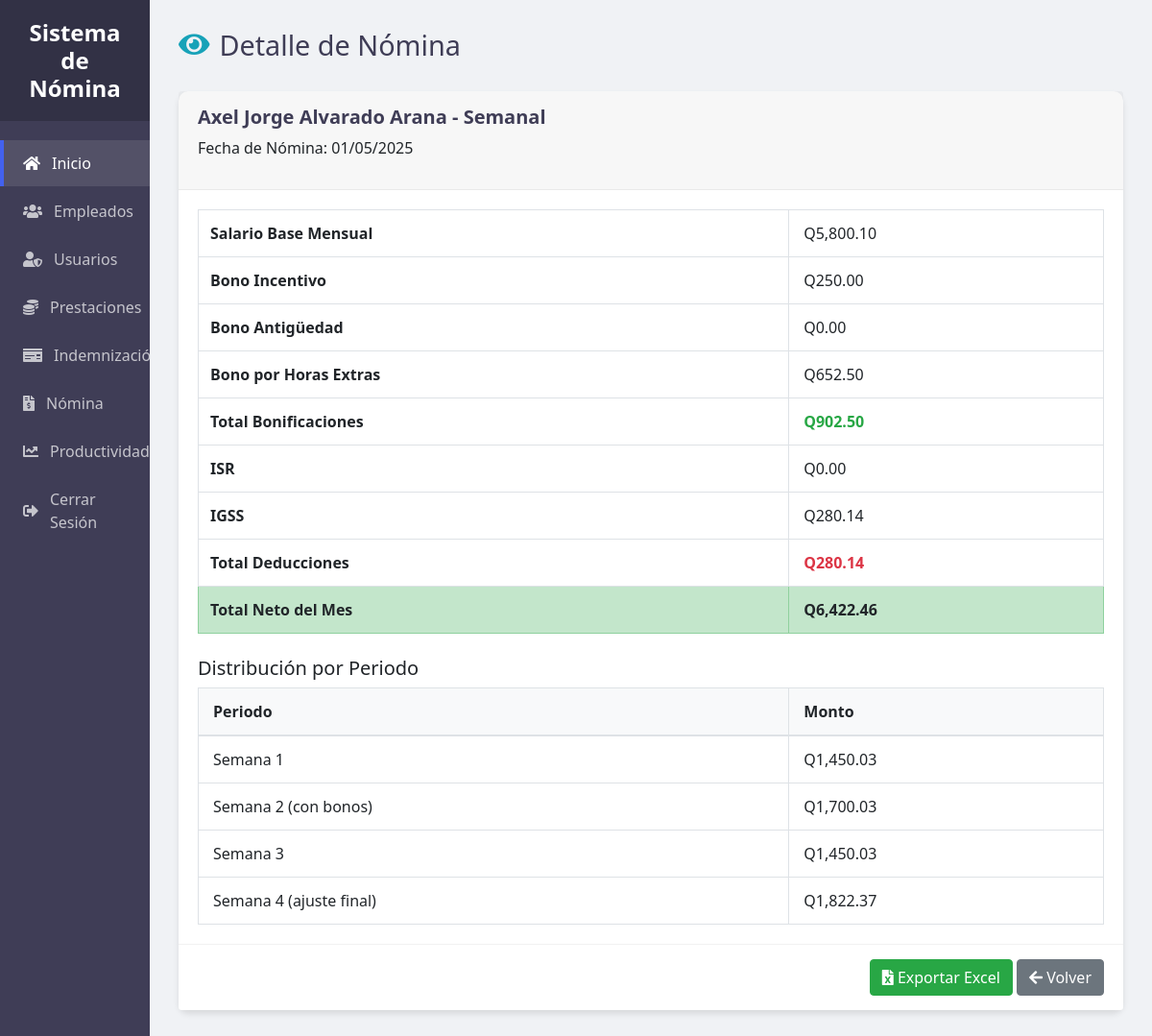
The page /ProyectoNomina/index.php?controller=nomina&action=detalle&id=30 (signed in) on the database its author committed.
### tables this page shows
CREATE TABLE `nomina` (
  `ID_Nomina` int(11) NOT NULL AUTO_INCREMENT,
  `ID_Emp` int(11) NOT NULL,
  `Tipo_Nomina` enum('Semanal','Quincenal','Mensual') NOT NULL,
  `Fecha_Nomina` date NOT NULL,
  `Salario_Base` decimal(10,2) NOT NULL,
  `Bono_Incentivo` decimal(10,2) DEFAULT 250.00,
  `Bono_Antiguedad` decimal(10,2) DEFAULT 0.00,
  `Bono_HorasExtras` decimal(10,2) DEFAULT 0.00,
  `ISR` decimal(10,2) DEFAULT 0.00,
  `IGSS` decimal(10,2) DEFAULT 0.00,
  `Total_Neto` decimal(10,2) NOT NULL,
  PRIMARY KEY (`ID_Nomina`),
  KEY `ID_Emp` (`ID_Emp`),
  CONSTRAINT `nomina_ibfk_1` FOREIGN KEY (`ID_Emp`) REFERENCES `empleado` (`ID_Emp`)
);

### ProyectoNomina/Controllers/NominaController.php (called while the page is built, shortened)
<?php
require_once __DIR__ . '/../Models/NominaModelo.php';
class NominaController {
    private $nomina;
    public function __construct() {
        $this->nomina = new NominaModelo(db::conectar());
    }
    public function detalle() {
        $id = $_GET['id'] ?? null;
        $nomina = $this->nomina->obtenerNominaPorId($id);
        $detalle = $this->nomina->calcularDistribucion($id);
        $resumen = $this->nomina->resumenNomina($id);
        require_once 'Views/nomina/detalle.php';
    }
}

### ProyectoNomina/Config/db.php (called while the page is built)
<?php
if (!class_exists('db')) {
    class db {
        private static $conn;
        public static function conectar() {
            if (self::$conn === null) {
                try {
                    self::$conn = new PDO("mysql:host=127.0.0.1:3308;dbname=rrhh", "root", "1234");
                    self::$conn->setAttribute(PDO::ATTR_ERRMODE, PDO::ERRMODE_EXCEPTION);
                } catch (PDOException $e) {
                    die("Error de conexión: " . $e->getMessage());
                }
            }
            return self::$conn;
        }
    }
}
?>

### ProyectoNomina/Models/NominaModelo.php (called while the page is built, shortened)
<?php
require_once __DIR__ . '/../Config/db.php';
class NominaModelo {
    private $conn;
    public function __construct($db) {
        $this->conn = $db;
    }
    public function obtenerNominaPorId($id) {
        $stmt = $this->conn->prepare("CALL spObtenerNominaPorId(:id)");
        $stmt->bindParam(':id', $id, PDO::PARAM_INT);
        $stmt->execute();
        return $stmt->fetch(PDO::FETCH_ASSOC);
    }
    public function calcularDistribucion($id) {
        $stmt = $this->conn->prepare("CALL spDistribucionNomina(:id)");
        $stmt->bindParam(':id', $id, PDO::PARAM_INT);
        $stmt->execute();
        return $stmt->fetchAll(PDO::FETCH_ASSOC);
    }
    public function resumenNomina($id) {
        $stmt = $this->conn->prepare("CALL spResumenNomina(:id)");
        $stmt->bindParam(':id', $id, PDO::PARAM_INT);
        $stmt->execute();
        return $stmt->fetch(PDO::FETCH_ASSOC);
    }
}

### ProyectoNomina/Views/Nomina/detalle.php (the view, shortened to what this page needs)
<!DOCTYPE html>
<html lang="es">
<head>
    <link rel="stylesheet" href="https://cdn.jsdelivr.net/npm/bootstrap@4.6.2/dist/css/bootstrap.min.css">
    <link rel="stylesheet" href="https://cdnjs.cloudflare.com/ajax/libs/font-awesome/5.15.4/css/all.min.css">
    <link rel="stylesheet" href="Public/CSS/styleVerEmp.css">
</head>
<body>
    <div class="sidebar">
        <div class="sidebar-header">
            <h3>Sistema de Nómina</h3>
        </div>
        <ul class="sidebar-menu">
            <li><a href="index.php"  class="active"><i class="fas fa-home"></i> Inicio</a></li>
            <?php if ($_SESSION['Rol'] === 'admin'): ?>
                <li><a href="index.php?controller=empleado&action=ver"><i class="fas fa-users"></i> Empleados</a></li>
                <li><a href="index.php?controller=usuario&action=ver"><i class="fas fa-user-shield"></i> Usuarios</a></li>
            <?php endif; ?>
            <li><a href="index.php?controller=prestacion&action=ver"><i class="fas fa-coins"></i> Prestaciones</a></li>
            <li><a href="index.php?controller=indemnizacion&action=ver"><i class="fas fa-money-check"></i> Indemnización</a></li>
            <li><a href="index.php?controller=nomina&action=ver"><i class="fas fa-file-invoice-dollar"></i> Nómina</a></li>
        <li><a href="index.php?controller=productividad&action=ver"><i class="fas fa-chart-line"></i> Productividad</a></li>
        <li><a href="index.php?controller=login&action=logout"><i class="fas fa-sign-out-alt"></i> Cerrar Sesión</a></li>
        </ul>
    </div>
    <div class="main-content">
        <div class="content-container">
            <div class="header">
                <div class="header-title">
                    <h1><i class="fas fa-eye text-info"></i> Detalle de Nómina</h1>
                </div>
            </div>
            <div class="card">
                <div class="card-header">
                    <h5><?= $nomina['nombre_empleado'] ?> - <?= $nomina['Tipo_Nomina'] ?></h5>
                    <p>Fecha de Nómina: <?= date('d/m/Y', strtotime($nomina['Fecha_Nomina'])) ?></p>
                </div>
                <div class="card-body">
                    <table class="table table-bordered">
                        <tbody>
                            <tr><th>Salario Base Mensual</th><td>Q<?= number_format($resumen['salario_base'], 2) ?></td></tr>
                            <tr><th>Bono Incentivo</th><td>Q<?= number_format($resumen['bono_incentivo'], 2) ?></td></tr>
                            <tr><th>Bono Antigüedad</th><td>Q<?= number_format($resumen['bono_antiguedad'], 2) ?></td></tr>
                            <tr><th>Bono por Horas Extras</th><td>Q<?= number_format($resumen['bono_horas_extras'], 2) ?></td></tr>
                            <tr><th>Total Bonificaciones</th><td class="text-success font-weight-bold">Q<?= number_format($resumen['total_bonos'], 2) ?></td></tr>
                            <tr><th>ISR</th><td>Q<?= number_format($resumen['ISR'], 2) ?></td></tr>
                            <tr><th>IGSS</th><td>Q<?= number_format($resumen['IGSS'], 2) ?></td></tr>
                            <tr><th>Total Deducciones</th><td class="text-danger font-weight-bold">Q<?= number_format($resumen['total_deducciones'], 2) ?></td></tr>
                            <tr class="table-success">
                                <th>Total Neto del Mes</th>
                                <td><strong>Q<?= number_format($resumen['total_neto'], 2) ?></strong></td>
                            </tr>
                        </tbody>
                    </table>
                    <?php if (!empty($detalle)): ?>
                        <h5 class="mt-4">Distribución por Periodo</h5>
                        <table class="table table-sm table-bordered">
                            <thead><tr><th>Periodo</th><th>Monto</th></tr></thead>
                            <tbody>
                                <?php foreach ($detalle as $fila): ?>
                                    <tr>
                                        <td><?= $fila['periodo'] ?></td>
                                        <td>Q<?= number_format($fila['monto'], 2) ?></td>
                                    </tr>
                                <?php endforeach; ?>
                            </tbody>
                        </table>
                    <?php endif; ?>
                </div>
                <div class="card-footer text-right">
                    <a href="core/exportar_detalle.php?id=<?= $nomina['ID_Nomina'] ?>" class="btn btn-success">
                        <i class="fas fa-file-excel"></i> Exportar Excel
                    </a>
                    <a href="index.php?controller=nomina&action=ver" class="btn btn-secondary">
                        <i class="fas fa-arrow-left"></i> Volver
                    </a>
                </div>
            </div>
        </div>
    </div>
</body>
</html>

### ProyectoNomina/Public/CSS/styleVerEmp.css (style rules this page uses)
:root { --primary: #4361ee; --secondary: #3f3d56; --success: #23a359; --danger: #e74c3c; --light: #f8f9fa; --dark: #343a40; --gray: #6c757d; --sidebar-width: 13%; }
body { margin: 0; padding: 0; font-family: 'Segoe UI', Roboto, 'Helvetica Neue', Arial, sans-serif; background-color: #f0f2f5; display: flex; min-height: 100vh; overflow: hidden; }
.sidebar { width: var(--sidebar-width); background-color: var(--secondary); color: white; position: fixed; height: 100vh; overflow-y: auto; z-index: 100; }
.sidebar-header { padding: 20px; background-color: rgba(0, 0, 0, 0.2); text-align: center; }
.sidebar-header h3 { margin: 0; font-size: 1.5rem; font-weight: 600; }
.sidebar-menu { list-style: none; padding: 0; margin: 20px 0; }
.sidebar-menu li { margin-bottom: 2px; }
.sidebar-menu a { display: flex; align-items: center; padding: 12px 20px; color: rgba(255, 255, 255, 0.7); text-decoration: none; transition: all 0.3s; border-left: 4px solid transparent; }
.sidebar-menu a:hover, .sidebar-menu a.active { background-color: rgba(255, 255, 255, 0.1); color: white; border-left-color: var(--primary); }
.sidebar-menu i { margin-right: 12px; }
.main-content { flex: 1; margin-left: var(--sidebar-width); height: 100vh; overflow-y: auto; }
.content-container { padding: 30px; max-width: 1800px; margin: 0 auto; }
.header { display: flex; justify-content: space-between; align-items: center; margin-bottom: 30px; }
.header-title h1 { margin: 0; font-size: 1.8rem; color: var(--secondary); display: flex; align-items: center; }
.header-title h1 i { margin-right: 10px; }
.card { border: none; border-radius: 10px; box-shadow: 0 4px 6px rgba(0, 0, 0, 0.1); margin-bottom: 30px; background-color: white; }
.card-header { padding: 15px 20px; border-bottom: 1px solid rgba(0, 0, 0, 0.05); }
.card-header h5 { font-weight: 600; color: var(--secondary); }
.table { margin-bottom: 0; width: 100%; }
.table thead th { position: sticky; top: 0; background-color: #f8f9fa; z-index: 10; font-weight: 600; border-top: none; border-bottom: 2px solid #dee2e6; padding: 12px 15px; white-space: nowrap; }
.table td { padding: 12px 15px; vertical-align: middle; }
.card-footer { background-color: white; border-top: 1px solid rgba(0, 0, 0, 0.05); padding: 15px 20px; }

### rows shown on the page
nomina: Tipo_Nomina "Semanal", Fecha_Nomina "01/05/2025", Salario_Base "5,800.10", Bono_Incentivo "250.00", Bono_Antiguedad "0.00", Bono_HorasExtras "652.50", ISR "0.00", IGSS "280.14", Total_Neto "6,422.46"

### other values the page prints
$nomina['nombre_empleado'] "Axel Jorge Alvarado Arana"
$resumen['total_bonos'] "902.50"
$resumen['total_deducciones'] "280.14"
$fila['periodo'] "Semana 1"
$fila['monto'] "1,450.03"
$fila['periodo'] "Semana 2 (con bonos)"
$fila['monto'] "1,700.03"
$fila['periodo'] "Semana 3"
$fila['periodo'] "Semana 4 (ajuste final)"
$fila['monto'] "1,822.37"
